Frame 1 (no input): blank canvas, image omitted
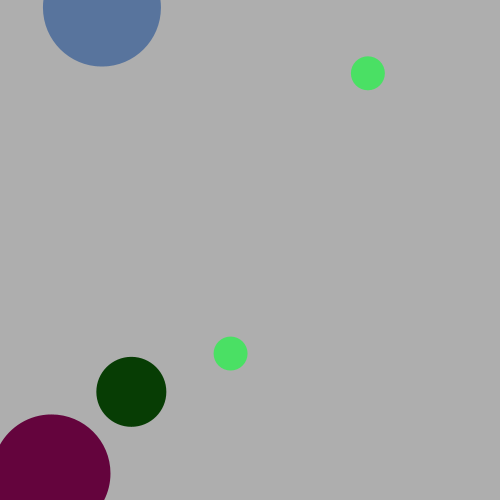
Frame 60 (the mouse pressed at the canvas centre just before this capture)
Frame 120 (the mouse held since frame 60 and released just before this capture): identical to frame 60, image omitted

The Processing sketch that drew this single still picture (run headless with seeded random() and noise(); from frame 60 on, the mouse is pressed at the canvas centre):

// Processing sketch: processing_170456
// ── processing_170456.pde

Circle[] circle;
 
boolean pause = false;
 
void setup(){
  circle = new Circle[5];
  for(int i = 0; i < 5; i++)
    circle[i] = new Circle();
  size(500,500);
}
 
void draw(){
  if(!pause){
    background(174);
    for(int i = 0; i < circle.length; i++){
      circle[i].display();
    }
    for(int i = 0; i < circle.length; i++){
      for(int j = 0; j < circle.length; j++){
        if(i != j){
          if (circle[i].intersect(circle[j])) {
            color c = color(random(255),random(255),random(255));
            circle[i].reset(c);
            circle[j].reset(c);
          }
        }
      }
    }
    for(int i = 0; i < circle.length; i++)
      circle[i].r++;
  }
}
 
void mousePressed(){
  pause = !pause;
}
 
void keyPressed(){
  Circle b = new Circle();
  circle = (Circle[]) append(circle, b);
}
class Circle{
  float x;
  float y;
  int r;
  color c;
  Circle(){
    x = random(width);
    y = random(height);
    c = color(random(255),random(255),random(255));
  }
   
  void display(){
    fill(c);
    noStroke();
    ellipse(x,y,2*r,2*r);
  }
   
  boolean intersect(Circle b){
    if(dist(x,y,b.x,b.y)<(r+b.r))
      return true;
    else
      return false;
  }
   
  void reset(color w){
    c = w;
    x = random(width);
    y = random(height);
    r = 0;
  }
   
}
